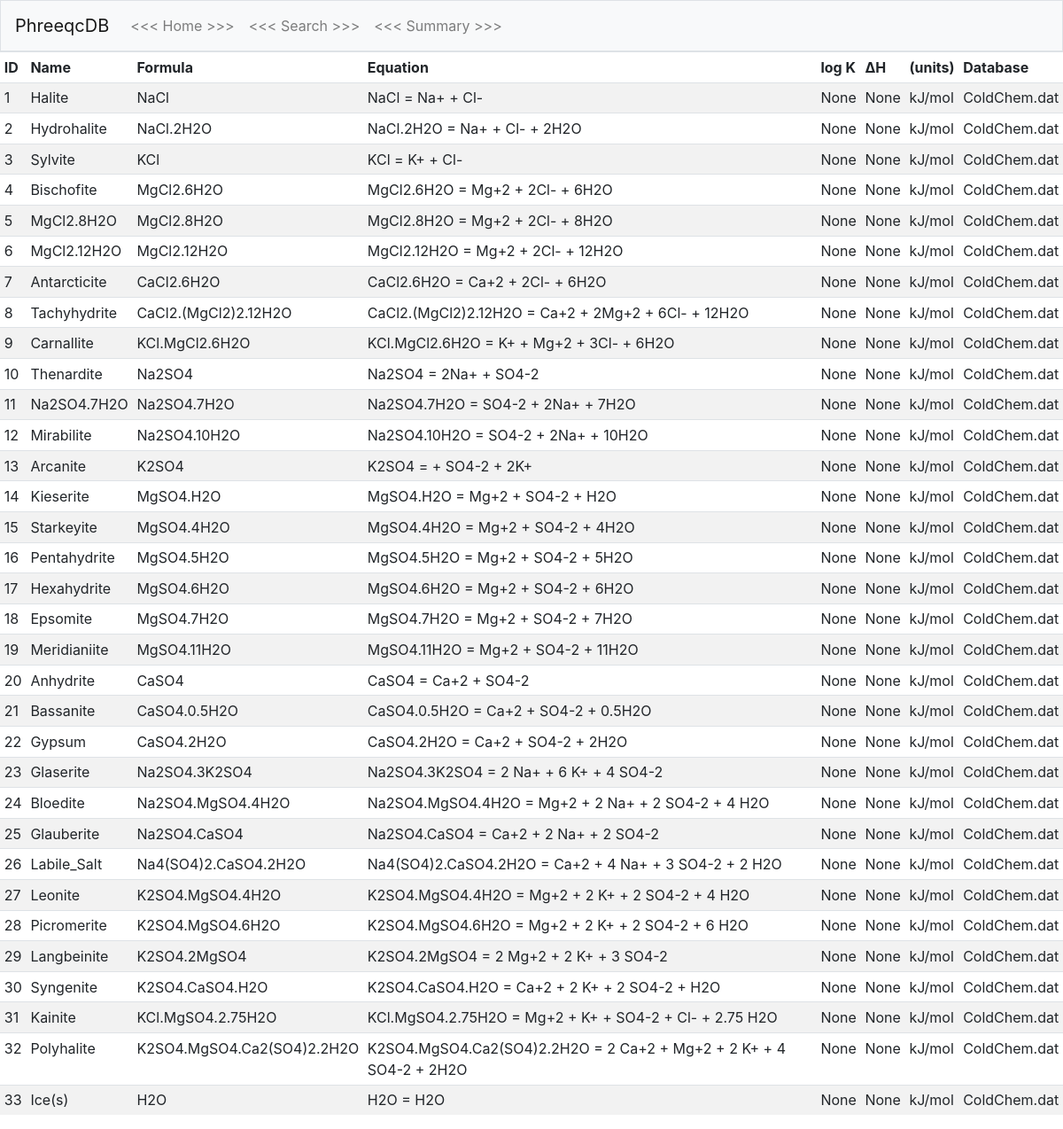
The app's page /details?id=1&type=phases with its own data.
### tables this page shows
CREATE TABLE phases (id INTEGER, name TEXT, equation TEXT, defined_phase TEXT, other_reactants TEXT, dissolved_products TEXT, log_k REAL, add_log_k_named_expression TEXT, add_log_k_coefficient REAL, delta_h REAL, delta_h_units TEXT DEFAULT [kJ/mol], analytic_1 REAL, analytic_2 REAL, analytic_3 REAL, analytic_4 REAL, analytic_5 REAL, analytic_6 REAL, Vm REAL DEFAULT 0, Vm_units TEXT DEFAULT [cm^3/mol], T_c REAL, P_c REAL, omega REAL, db_id INTEGER, PRIMARY KEY(id), FOREIGN KEY(db_id) REFERENCES db_meta(id) ON DELETE CASCADE);

CREATE TABLE db_meta (id INTEGER, name TEXT NOT NULL, solution_master_species INTEGER, solution_species INTEGER, phases INTEGER, PRIMARY KEY(id));

### application.py (the view, shortened to what this page needs)
@app.route("/details")
def details():
    db_id = flask.request.args.get("id")
    search_type = flask.request.args.get("type")
    if search_type == "solution_master_species":
        results = db.execute(
            "SELECT solution_master_species.id AS ID, element AS Element, master_species AS Species, primary_master_species AS 'Primary Master Species', secondary_master_species AS 'Secondary Master Species', alkalinity AS Alkalinity, element_gfw AS 'Gram Formula Weight', db_meta.name AS Database FROM solution_master_species JOIN db_meta ON solution_master_species.db_id = db_meta.id WHERE db_id = ?", db_id)
    elif search_type == "phases":
        results = db.execute(
                    "SELECT phases.id AS ID, phases.name AS Name, defined_phase AS Formula, equation AS Equation, log_k AS 'log K', delta_h AS 'ΔH', delta_h_units AS '(units)', db_meta.name AS Database FROM phases JOIN db_meta ON phases.db_id = db_meta.id WHERE db_id = ?", db_id)
    if search_type == "solution_master_species" or search_type == "solution_species":
        for i in range(len(results)):
            for old, new in [("0", "\u2716"), ("1", "\u2714")]:
                results[i]["Primary Master Species"] = str(results[i]["Primary Master Species"]).replace(old, new)
                results[i]["Secondary Master Species"] = str(results[i]["Secondary Master Species"]).replace(old, new)
    return flask.render_template("results.html", results=results)

### templates/results.html
{% extends "layout.html" %}
{% block main %}
<div>
    <table class="table table-hover table-sm table-striped">
        <thead>
            {% for key in results[0] %}
                <td>{{ key }}</td>
            {% endfor %}
        </thead>
        <tbody>
            {% for result in results %}
                <tr>
                    {% for key, value in result.items() %}
                        <td>{{ value }}</td>
                    {% endfor %}
                </tr>
            {% endfor %}
        </tbody>
    </table>
</div>
{% endblock %}

### static/styles.css (style rules this page uses)
thead { font-weight: bold; }

### records on screen
phases: result "1" "None" "None", name "Halite", defined_phase "NaCl", equation "NaCl = Na+ + Cl-", delta_h_units "kJ/mol", name "ColdChem.dat"
phases: result "2" "None" "None", name "Hydrohalite", defined_phase "NaCl.2H2O", equation "NaCl.2H2O = Na+ + Cl- + 2H2O", delta_h_units "kJ/mol", name "ColdChem.dat"
phases: result "3" "None" "None", name "Sylvite", defined_phase "KCl", equation "KCl = K+ + Cl-", delta_h_units "kJ/mol", name "ColdChem.dat"
phases: result "4" "None" "None", name "Bischofite", defined_phase "MgCl2.6H2O", equation "MgCl2.6H2O = Mg+2 + 2Cl- + 6H2O", delta_h_units "kJ/mol", name "ColdChem.dat"
phases: result "5" "None" "None", name "MgCl2.8H2O", defined_phase "MgCl2.8H2O", equation "MgCl2.8H2O = Mg+2 + 2Cl- + 8H2O", delta_h_units "kJ/mol", name "ColdChem.dat"
phases: result "6" "None" "None", name "MgCl2.12H2O", defined_phase "MgCl2.12H2O", equation "MgCl2.12H2O = Mg+2 + 2Cl- + 12H2O", delta_h_units "kJ/mol", name "ColdChem.dat"
phases: result "7" "None" "None", name "Antarcticite", defined_phase "CaCl2.6H2O", equation "CaCl2.6H2O = Ca+2 + 2Cl- + 6H2O", delta_h_units "kJ/mol", name "ColdChem.dat"
phases: result "8" "None" "None", name "Tachyhydrite", defined_phase "CaCl2.(MgCl2)2.12H2O", equation "CaCl2.(MgCl2)2.12H2O = Ca+2 + 2Mg+2 + 6Cl- + 12H2O", delta_h_units "kJ/mol", name "ColdChem.dat"
phases: result "9" "None" "None", name "Carnallite", defined_phase "KCl.MgCl2.6H2O", equation "KCl.MgCl2.6H2O = K+ + Mg+2 + 3Cl- + 6H2O", delta_h_units "kJ/mol", name "ColdChem.dat"
phases: result "10" "None" "None", name "Thenardite", defined_phase "Na2SO4", equation "Na2SO4 = 2Na+ + SO4-2", delta_h_units "kJ/mol", name "ColdChem.dat"
phases: result "11" "None" "None", name "Na2SO4.7H2O", defined_phase "Na2SO4.7H2O", equation "Na2SO4.7H2O = SO4-2 + 2Na+ + 7H2O", delta_h_units "kJ/mol", name "ColdChem.dat"
phases: result "12" "None" "None", name "Mirabilite", defined_phase "Na2SO4.10H2O", equation "Na2SO4.10H2O = SO4-2 + 2Na+ + 10H2O", delta_h_units "kJ/mol", name "ColdChem.dat"
phases: result "13" "None" "None", name "Arcanite", defined_phase "K2SO4", equation "K2SO4 = + SO4-2 + 2K+", delta_h_units "kJ/mol", name "ColdChem.dat"
phases: result "14" "None" "None", name "Kieserite", defined_phase "MgSO4.H2O", equation "MgSO4.H2O = Mg+2 + SO4-2 + H2O", delta_h_units "kJ/mol", name "ColdChem.dat"
phases: result "15" "None" "None", name "Starkeyite", defined_phase "MgSO4.4H2O", equation "MgSO4.4H2O = Mg+2 + SO4-2 + 4H2O", delta_h_units "kJ/mol", name "ColdChem.dat"
phases: result "16" "None" "None", name "Pentahydrite", defined_phase "MgSO4.5H2O", equation "MgSO4.5H2O = Mg+2 + SO4-2 + 5H2O", delta_h_units "kJ/mol", name "ColdChem.dat"
phases: result "17" "None" "None", name "Hexahydrite", defined_phase "MgSO4.6H2O", equation "MgSO4.6H2O = Mg+2 + SO4-2 + 6H2O", delta_h_units "kJ/mol", name "ColdChem.dat"
phases: result "18" "None" "None", name "Epsomite", defined_phase "MgSO4.7H2O", equation "MgSO4.7H2O = Mg+2 + SO4-2 + 7H2O", delta_h_units "kJ/mol", name "ColdChem.dat"
phases: result "19" "None" "None", name "Meridianiite", defined_phase "MgSO4.11H2O", equation "MgSO4.11H2O = Mg+2 + SO4-2 + 11H2O", delta_h_units "kJ/mol", name "ColdChem.dat"
phases: result "20" "None" "None", name "Anhydrite", defined_phase "CaSO4", equation "CaSO4 = Ca+2 + SO4-2", delta_h_units "kJ/mol", name "ColdChem.dat"
phases: result "21" "None" "None", name "Bassanite", defined_phase "CaSO4.0.5H2O", equation "CaSO4.0.5H2O = Ca+2 + SO4-2 + 0.5H2O", delta_h_units "kJ/mol", name "ColdChem.dat"
phases: result "22" "None" "None", name "Gypsum", defined_phase "CaSO4.2H2O", equation "CaSO4.2H2O = Ca+2 + SO4-2 + 2H2O", delta_h_units "kJ/mol", name "ColdChem.dat"
phases: result "23" "None" "None", name "Glaserite", defined_phase "Na2SO4.3K2SO4", equation "Na2SO4.3K2SO4 = 2 Na+ + 6 K+ + 4 SO4-2", delta_h_units "kJ/mol", name "ColdChem.dat"
phases: result "24" "None" "None", name "Bloedite", defined_phase "Na2SO4.MgSO4.4H2O", equation "Na2SO4.MgSO4.4H2O = Mg+2 + 2 Na+ + 2 SO4-2 + 4 H2O", delta_h_units "kJ/mol", name "ColdChem.dat"
phases: result "25" "None" "None", name "Glauberite", defined_phase "Na2SO4.CaSO4", equation "Na2SO4.CaSO4 = Ca+2 + 2 Na+ + 2 SO4-2", delta_h_units "kJ/mol", name "ColdChem.dat"
phases: result "26" "None" "None", name "Labile_Salt", defined_phase "Na4(SO4)2.CaSO4.2H2O", equation "Na4(SO4)2.CaSO4.2H2O = Ca+2 + 4 Na+ + 3 SO4-2 + 2 H2O", delta_h_units "kJ/mol", name "ColdChem.dat"
phases: result "27" "None" "None", name "Leonite", defined_phase "K2SO4.MgSO4.4H2O", equation "K2SO4.MgSO4.4H2O = Mg+2 + 2 K+ + 2 SO4-2 + 4 H2O", delta_h_units "kJ/mol", name "ColdChem.dat"
phases: result "28" "None" "None", name "Picromerite", defined_phase "K2SO4.MgSO4.6H2O", equation "K2SO4.MgSO4.6H2O = Mg+2 + 2 K+ + 2 SO4-2 + 6 H2O", delta_h_units "kJ/mol", name "ColdChem.dat"
phases: result "29" "None" "None", name "Langbeinite", defined_phase "K2SO4.2MgSO4", equation "K2SO4.2MgSO4 = 2 Mg+2 + 2 K+ + 3 SO4-2", delta_h_units "kJ/mol", name "ColdChem.dat"
phases: result "30" "None" "None", name "Syngenite", defined_phase "K2SO4.CaSO4.H2O", equation "K2SO4.CaSO4.H2O = Ca+2 + 2 K+ + 2 SO4-2 + H2O", delta_h_units "kJ/mol", name "ColdChem.dat"
phases: result "31" "None" "None", name "Kainite", defined_phase "KCl.MgSO4.2.75H2O", equation "KCl.MgSO4.2.75H2O = Mg+2 + K+ + SO4-2 + Cl- + 2.75 H2O", delta_h_units "kJ/mol", name "ColdChem.dat"
phases: result "32" "None" "None", name "Polyhalite", defined_phase "K2SO4.MgSO4.Ca2(SO4)2.2H2O", equation "K2SO4.MgSO4.Ca2(SO4)2.2H2O = 2 Ca+2 + Mg+2 + 2 K+ + 4 SO4-2 + 2H2O", delta_h_units "kJ/mol", name "ColdChem.dat"
phases: result "33" "None" "None", name "Ice(s)", defined_phase "H2O", equation "H2O = H2O", delta_h_units "kJ/mol", name "ColdChem.dat"

### other values on screen
{{ key }} "ID" "Name" "Formula" "Equation" "log K" "ΔH" "(units)" "Database"
